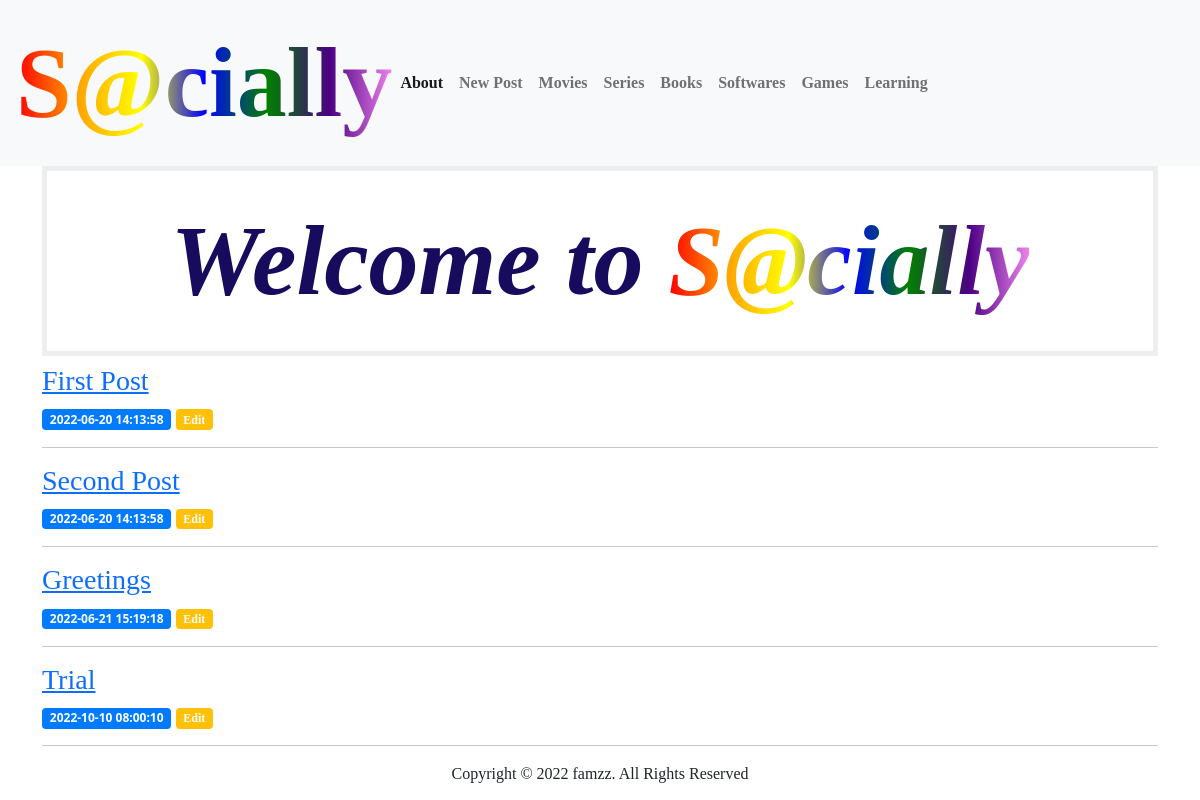
Before: / with the older database file.
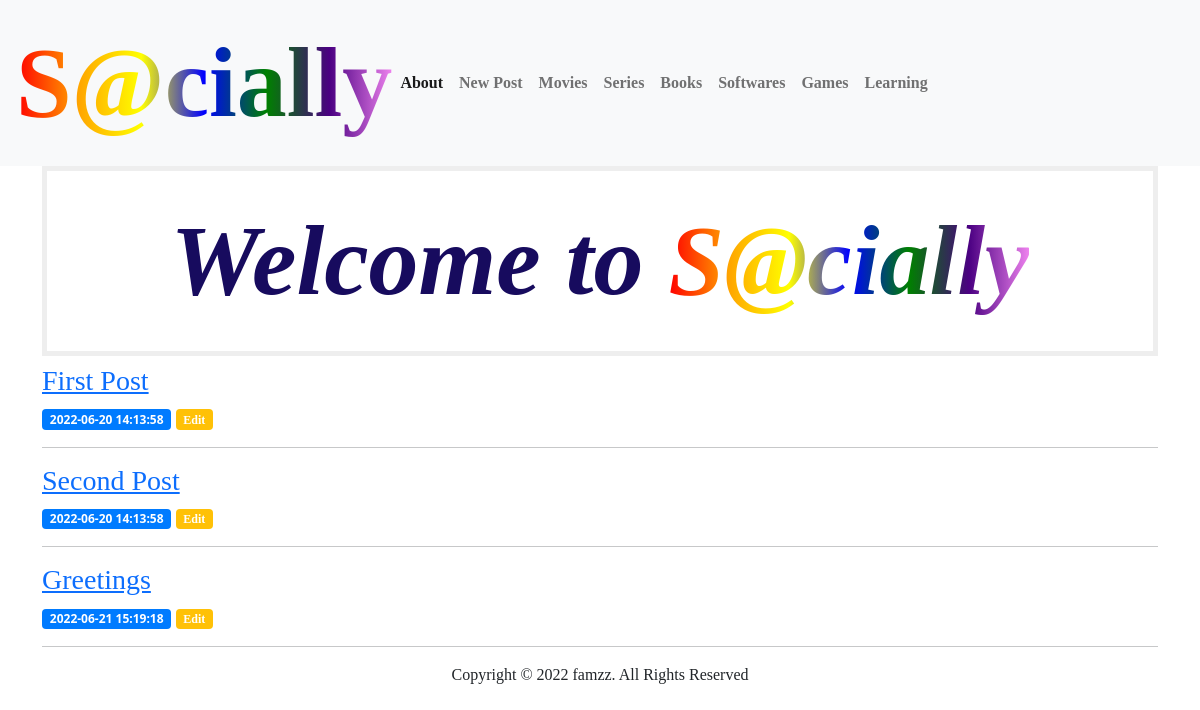
After: the same page with the newer database file.
### tables this page shows
CREATE TABLE posts (
    id INTEGER PRIMARY KEY AUTOINCREMENT,
    created TIMESTAMP NOT NULL DEFAULT CURRENT_TIMESTAMP,
    title TEXT NOT NULL,
    content TEXT NOT NULL
);

### app.py (the view)
@app.route('/')
def index():
    conn = get_db_connection()
    posts = conn.execute('SELECT * FROM posts').fetchall()
    conn.close()
    return render_template('index.html', posts=posts)

### app.py (called while the page is built)
def get_db_connection():
    conn = sqlite3.connect('database.db')
    conn.row_factory = sqlite3.Row
    return conn

### templates/index.html
{% extends 'base.html' %}
{% block content %}
    <h1>{% block title %} Welcome to <span class="multicolortext" style="font-size: 100px">S@cially</span>{% endblock %}</h1>
    {% for post in posts %}
    <a href="{{ url_for('post', post_id=post['id']) }}">
        <h3>{{ post['title'] }}</h3>
    </a>
    <span class="badge badge-primary">{{ post['created'] }}</span>
    <a href="{{ url_for('edit', id=post['id']) }}">
        <span class="badge badge-warning">Edit</span>
    </a>
    <hr>
{% endfor %}
{% endblock %}

### templates/base.html (shortened to what this page needs)
<!doctype html>
<html lang="en">
  <head>
    <link rel="stylesheet" href="https://stackpath.bootstrapcdn.com/bootstrap/4.3.1/css/bootstrap.min.css">
    <link href="https://cdn.jsdelivr.net/npm/bootstrap@5.1.3/dist/css/bootstrap.min.css" rel="stylesheet">
    <link rel="stylesheet" href="static/style.css">
  </head>
  <body>
    <nav class="navbar navbar-expand-md navbar-light bg-light">
        <a class="multicolortext" style="font-size: 100px" href="{{ url_for('index')}}">S@cially</a>
        <div class="collapse navbar-collapse" id="navbarNav">
            <ul class="navbar-nav">
            <li class="nav-item active">
                <a class="nav-link" href="{{url_for('about')}}">About</a>
            </li>
            <li class="nav-item">
                <a class="nav-link" href="{{url_for('create')}}">New Post</a>
            </li>
            <li class="nav-item">
                <a class="nav-link" href="{{url_for('movies')}}">Movies</a>
            </li>
            <li class="nav-item">
                <a class="nav-link" href="{{url_for('series')}}">Series</a>
            </li>
            <li class="nav-item">
                <a class="nav-link" href="{{url_for('books')}}">Books</a>
            </li>
            <li class="nav-item">
                <a class="nav-link" href="{{url_for('softwares')}}">Softwares</a>
            </li>
            <li class="nav-item">
                <a class="nav-link" href="{{url_for('games')}}">Games</a>
            </li>
            <li class="nav-item">
                <a class="nav-link" href="{{url_for('learning')}}">Learning</a>
            </li>
            </ul>
        </div>
    </nav>
    <div class="container">
        {% block content %} {% endblock %}
    </div>
    <footer>Copyright &#169; 2022 famzz. All Rights Reserved</footer>
</body>
</html>

### static/style.css (style rules this page uses)
h1 { border: 5px #eee solid; color: rgb(23, 11, 94); text-align: center; padding: 30px; text-decoration: wavy; text-shadow: 1ch; font-family: Open-Sans; font-size: 100px; font-style: oblique; font-weight: bold; }
a { font-family: Open-Sans; font-weight: bold; }
footer { text-align: center; nav-down: auto; font-family: Open-Sans; }
.multicolortext { background-image: linear-gradient(to left, violet, indigo, green, blue, yellow, orange, red); -webkit-background-clip: text; -moz-background-clip: text; background-clip: text; color: transparent; }
* { box-sizing: border-box; }

Changed rows visible on the page:
removed posts: title "Trial", created "2022-10-10 08:00:10"
